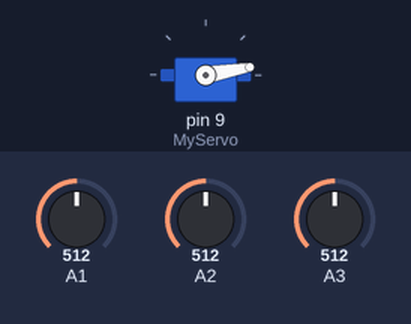
Bench run of a sketch on a simulated Arduino Uno, built with avr-gcc and run on an emulated ATmega328P. Parts: servo. Inputs (shaded band) come from the test bench; at power-on: A1 = 512, A2 = 512, A3 = 512. What the sketch prints to the serial monitor is not drawn.

Above: at 0.25 s.
At 6.2 s:
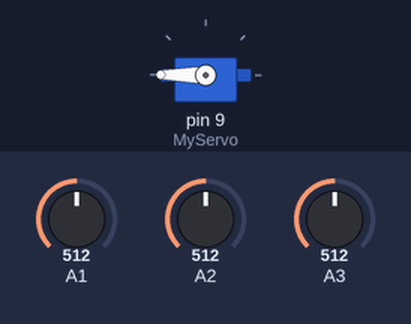
Timing chart, 0 to 8.0 s (numbered marks = the images above):
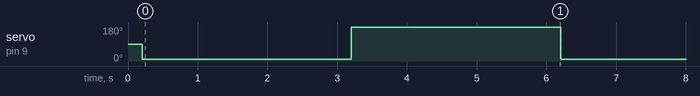

The sketch:

test1.ino
```cpp
#include <Servo.h>
Servo MyServo;

#define Max_A1 29
#define Max_A2 40
#define Max_A3 29

#define Sound 10

int x1,x2,x3;

void turn_on_sound(void) {
  digitalWrite(Sound,HIGH);
  delay(1);
  digitalWrite(Sound,LOW);
  MyServo.write(10);
  delay(3000);
  MyServo.write(180);
  delay(3000);
}

void setup() {
  //MyServo init
  MyServo.attach(9);
  // analog
  pinMode(A1,INPUT);
  pinMode(A2,INPUT);
  pinMode(A3,INPUT);
  //init sound
  pinMode(Sound,OUTPUT);
  digitalWrite(Sound,LOW);
  //serial
  Serial.begin(115200);
  delay(200);
}

int k=0;
#define Count_Avoid_Noise 3

void loop() {
  x1 = analogRead(A1);
  x2 = analogRead(A2);
  x3 = analogRead(A3);
  if(x1>=Max_A1||x2>=Max_A2||x3>=Max_A3)
  {
    if (x1>=Max_A1) {
      k++;
    }
    if (x2>=Max_A2) {
      k++;
    }
    if (x3>=Max_A3) {
      k++;
    }
  } else {
    k=0;
  }
  if (k>=Count_Avoid_Noise) {
    Serial.print("A1: ");
    Serial.println(x1);
    Serial.print("A2: ");
    Serial.println(x2);
    Serial.print("A3: ");
    Serial.println(x3);
    turn_on_sound();
    k=0;
  }

  /*
  if (x1>=Max_A1) {
    Serial.print("A1: ");
    Serial.println(x1);
    turn_on_sound();
  }
  delay(1);


  if (x2>=Max_A2) {
    Serial.print("A2: ");
    Serial.println(x2);
    turn_on_sound();
  }
  delay(1);


  if (x3>=Max_A3) {
    Serial.print("A3: ");
    Serial.println(x3);
    turn_on_sound();
  }
  delay(1);*/
}
```

Measured:
- by itself, servo on pin 9 (MyServo): alternates 180° for 3.0 s and 10° for 3.0 s
